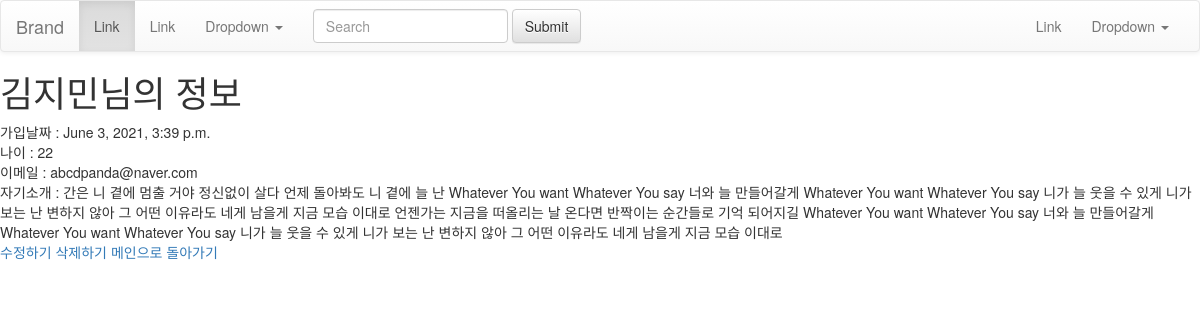
The page //10 on the database as committed earlier.
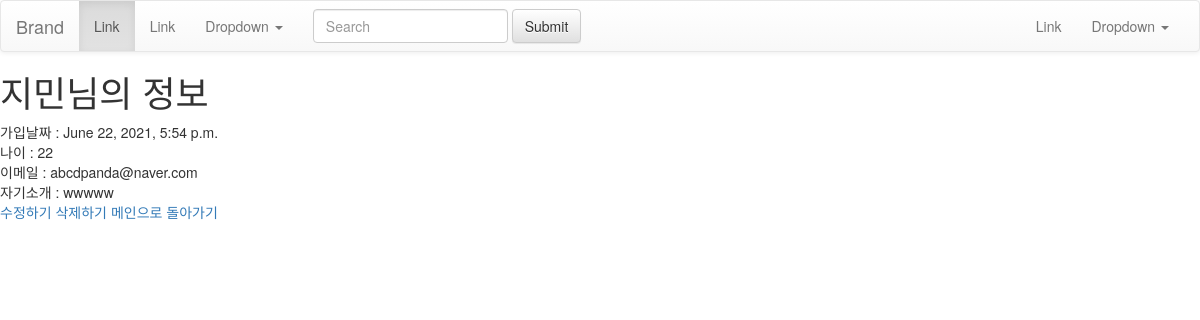
The same page on the database as committed later.
### signup/models.py (models this page shows, shortened)
class Signup(models.Model):
    name = models.CharField(max_length=100)
    age = models.IntegerField()
    pub_date = models.DateTimeField()
    email = models.EmailField(max_length=100)
    introduce = models.TextField()
    image = models.ImageField(upload_to='image/',default="")

### signup/views.py (the view)
# urls.py: path('<str:id>',views.detail,name="detail"),
def detail(request,id):
    signup = get_object_or_404(Signup, pk = id)
    return render (request,'detail.html',{'signup':signup})

### signup/templates/detail.html (shortened to what this page needs)
{% extends 'base.html' %}
{% block contents %}
<!DOCTYPE html>
<html lang="en">
<head>
</head>
<body>
    <h1>{{signup.name}}님의 정보</h1>
    가입날짜 : {{signup.pub_date}}<br>
    나이 : {{signup.age}}<br>
    이메일 : {{signup.email}}<br>
    자기소개 : {{signup.introduce}}<br>
    <a href="{% url 'edit' signup.id %}">수정하기</a>
    <a href="{% url 'delete' signup.id %}">삭제하기</a>
    <a href="{% url 'back' signup.id %}">메인으로 돌아가기</a>
{% endblock %}

Rows that differ between the two databases and show on the page:
changed Signup "abcdpanda@naver.com": name "김지민" → "지민"; pub_date "June 3, 2021, 3:39 p.m." → "June 22, 2021, 5:54 p.m."; introduce "간은 니 곁에 멈출 거야 정신없이 살다 언제 돌아봐도 니 곁에 늘 난 Whatever You want Whatever You say 너와 늘 만들어갈게 Whatever You want Whatever You say 니가 늘 웃을 수 있게 니가 보는 난 변하지 않아 그 어떤 이유라도 네게 남을게 지금 모습 이대로 언젠가는 지금을 떠올리는 날 온다면 반짝이는 순간들로 기억 되어지길 Whatever You want Whatever You say 너와 늘 만들어갈게 Whatever You want Whatever You say 니가 늘 웃을 수 있게 니가 보는 난 변하지 않아 그 어떤 이유라도 네게 남을게 지금 모습 이대로" → "wwwww"
